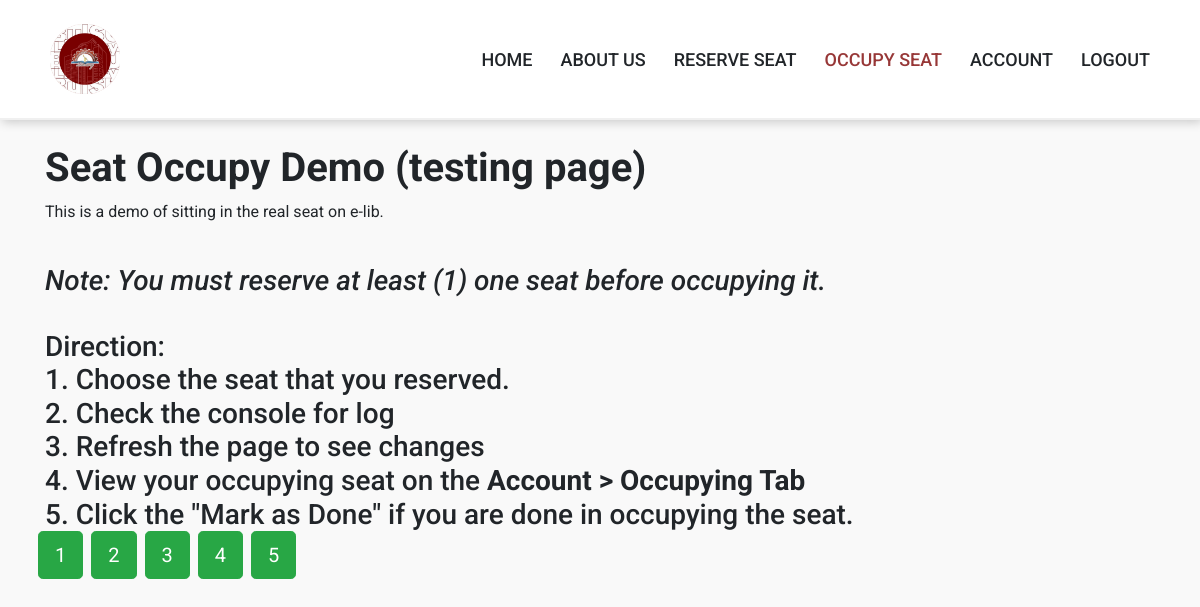
The app's page /occupy.php (signed in), older data.
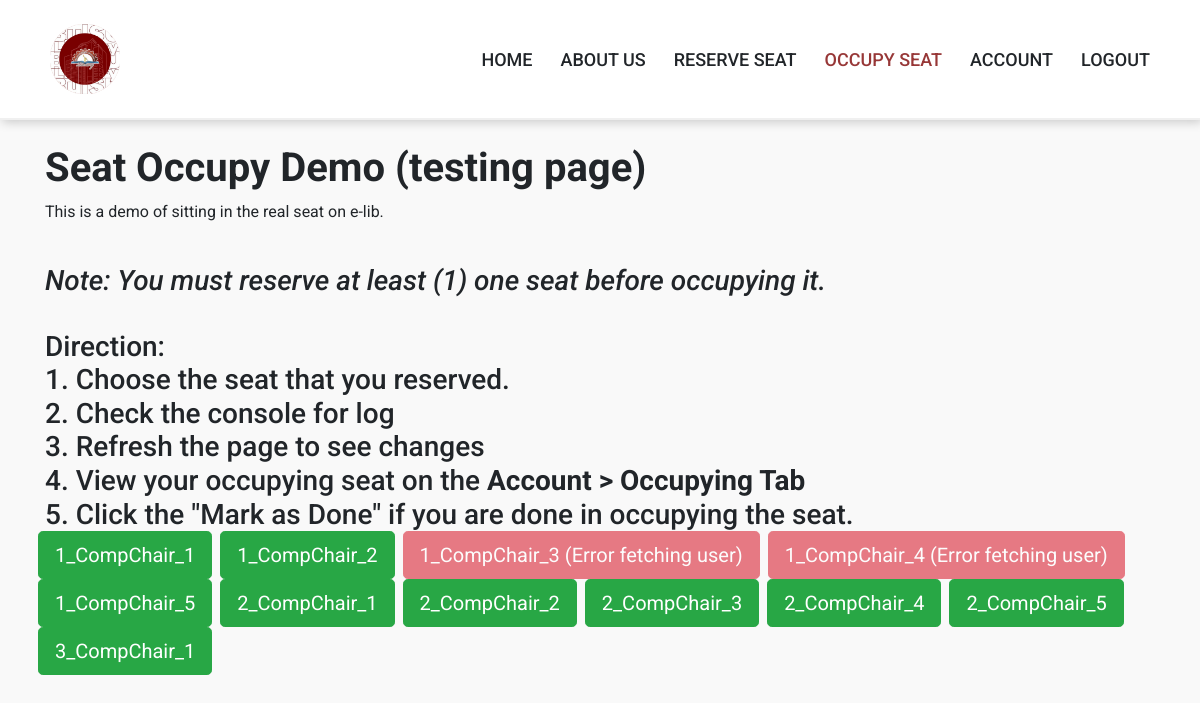
The same page, newer data.
### tables this page shows
CREATE TABLE `seat` (
  `seat_id` int(11) NOT NULL,
  `seat_number` varchar(50) DEFAULT NULL,
  `seat_name` varchar(50) NOT NULL,
  `status` varchar(50) DEFAULT NULL,
  `is_defect` tinyint(4) NOT NULL
);

### occupy.php (the view, shortened to what this page needs)
<?php
require 'php/connect.php';
?>
<!DOCTYPE html>
<html lang="en">
<head>
    <link rel="stylesheet" type="text/css" href="https://stackpath.bootstrapcdn.com/bootstrap/4.3.1/css/bootstrap.min.css">
    <link rel="stylesheet" href="https://stackpath.bootstrapcdn.com/font-awesome/4.7.0/css/font-awesome.min.css">
    <link rel="stylesheet" href="https://cdn.jsdelivr.net/npm/sweetalert2@11/dist/sweetalert2.min.css">
    <link rel="stylesheet" type="text/css" href="css/edit_profile.css" />
</head>
<body>
  <header class="header-outer">
    <div class="header-inner responsive-wrapper">
      <div class="header-logo">
        <img src="img/elib logo.png" class="icon">
      </div>
      <nav class="header-navigation">
        <a href="index.php">HOME</a>
        <a href="index.php#aboutus">ABOUT US</a>
        <a href="reserve.php">RESERVE SEAT</a>
        <a class="active" id="hidden" href="occupy.php">OCCUPY SEAT</a>
        <a id="hidden" href="profile.php">ACCOUNT</a>
        <a id="hidden" href="toLogout.php">LOGOUT</a>
      </nav>
    </div>
  </header>
<div class="container">
    <br>
    <h1><b>Seat Occupy Demo (testing page)</b></h1>
    <p> This is a demo of sitting in the real seat on e-lib. </p><br>
    <h3><i>Note: You must reserve at least (1) one seat before occupying it.</i></h3><br>
    <h3>Direction: <br>1. Choose the seat that you reserved. <br> 2. Check the console for log <br> 3. Refresh the page to see changes <br> 4. View your occupying seat on the <b>Account > Occupying Tab</b> <br> 5. Click the "Mark as Done" if you are done in occupying the seat.</</h3><br>
    <div class="row">
        <?php
        $sql = "SELECT * FROM seat";
        $result = mysqli_query($conn, $sql);
while ($row = mysqli_fetch_assoc($result)) {
    $seat_number = $row['seat_number'];
    $seat_id = $row['seat_id'];
    $status = $row['status'];
    if ($status == 1) {
        $occupying_user_query = "SELECT u.user_id
                                 FROM reservation r
                                 JOIN users u ON r.user_id = u.user_id
                                 WHERE r.seat_id = $seat_id AND r.isDone = 0";
        $occupying_user_result = mysqli_query($conn, $occupying_user_query);
        if ($occupying_user_result && mysqli_num_rows($occupying_user_result) > 0) {
            $user_row = mysqli_fetch_assoc($occupying_user_result);
            $occupying_user = $user_row['user_id'];
            echo "<button id='$seat_id' class='btn btn-dark ml-2 btn-lg disabled'> $seat_number (occupied by $occupying_user) </button>";
        } else {
            echo "<button id='$seat_id' class='btn btn-danger ml-2 btn-lg disabled'> $seat_number (Error fetching user)</button>";
        }
    } else {
        echo "<button id='$seat_id' onclick='occupySeat($seat_id)' class='btn btn-success ml-2 btn-lg'>$seat_number</button>";
    }
}
        ?>
    </div>
</div>
</body>
</html>

### styles/edit_profile.css (style rules this page uses)
* { box-sizing: border-box; }
:root { --header-outer-height: 110px; --header-inner-height: 70px; --header-height-difference: calc( var(--header-outer-height) - var(--header-inner-height) ); --header-bg: #fff; }
*, *:after, *:before { box-sizing: border-box; }
:root { --header-outer-height: 110px; --header-inner-height: 70px; --header-height-difference: calc( var(--header-outer-height) - var(--header-inner-height) ); --header-bg: #fff; --header-outer-height: 120px; --header-inner-height: 70px; --header-height-difference: calc( var(--header-outer-height) - var(--header-inner-height) ); --header-bg: #fff; }
.responsive-wrapper { width: 90%; max-width: 1280px; margin-left: auto; margin-right: auto; }
:root { --header-outer-height: 120px; --header-inner-height: 70px; --header-height-difference: calc( var(--header-outer-height) - var(--header-inner-height) ); --header-bg: #fff; }
.responsive-wrapper { width: 100%; max-width: 100%; margin-left: auto; margin-right: auto; }
.header-logo img { height: 70px; width: 70px; margin-left: 50px; }
.header-outer { border-bottom: 2px solid #f0f0f0; z-index: 2; height: var(--header-outer-height); position: sticky; top: calc( var(--header-height-difference) * -1 ); display: flex; align-items: center; background-color: var(--header-bg); box-shadow: 2px 2px 10px rgba(0, 0, 0, 0.2); }
.header-inner { height: var(--header-inner-height); position: sticky; top: 0; display: flex; align-items: center; justify-content: space-between; }
.header-navigation { display: flex; flex-wrap: wrap; margin-right: 50px; }
.header-navigation a, .header-navigation button { font-size: 1.125rem; color: inherit; margin-left: 1.75rem; position: relative; font-weight: 500; }
.header-navigation a { display: none; font-size: 1.125rem; color: inherit; text-decoration: none; }
.header-navigation a:after, .header-navigation button:after { transition: 0.25s ease; content: ""; display: block; width: 100%; height: 2px; background-color: currentcolor; transform: scalex(0); position: absolute; bottom: -2px; left: 0; color: #e1e8ee; }
.header-navigation a.active { transform: scalex(1); color: rgb(151, 55, 55); }
@media (min-width: 800px) { .header-navigation a { display: inline-block; } }
body { background: #f9f9f9; font-family: "Roboto", sans-serif; }

Row changes from the older to the newer data that the page shows:
changed seat: seat_number "1" → "1_CompChair_1"
changed seat: seat_number "2" → "1_CompChair_2"
changed seat: status "0" → "1" (drawn); seat_number "3" → "1_CompChair_3"
changed seat: status "0" → "1" (drawn); seat_number "4" → "1_CompChair_4"
changed seat: seat_number "5" → "1_CompChair_5"
added seat: seat_number "2_CompChair_1"
added seat: seat_number "2_CompChair_2"
added seat: seat_number "2_CompChair_3"
added seat: seat_number "2_CompChair_4"
added seat: seat_number "2_CompChair_5"
added seat: seat_number "3_CompChair_1"
